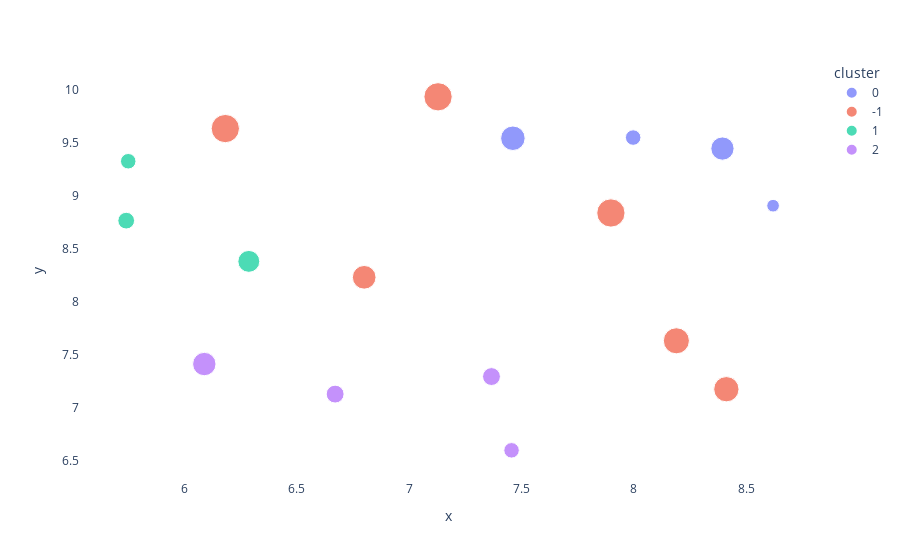

Notebook cell for this chart:
### Markdown cell above
## Explore the clustered data

### Code cell
df['cluster']=df['cluster'].astype(str)

fig = px.scatter(df, x='x', y='y', color='cluster', size='Subjectivity', hover_data=['Subjectivity', 'Sentiment', 'Review'])
# ,color_continuous_scale='viridis')

fig.update_layout({
'plot_bgcolor': 'rgba(0, 0, 0, 0)',
'paper_bgcolor': 'rgba(0, 0, 0, 0)',
})

### Figure 1 — Plotly figure (JSON) as saved in the notebook; plotly's stock layout.template omitted (floating-point values rounded to 4 significant figures)
{"data": [{"customdata": [[0.3, 1, "This instructor is the best"], [0.2, 0.25, "I learned so much!"], [0.75, 0.8, "Great class"], [0, 0, "I wish we could have drank during the class, sobriety ruined the experience"], [0.675, 0.4, "It's a great experience to go to a class from a different branch"]], "hovertemplate": "cluster=0<br>x=%{x}<br>y=%{y}<br>Subjectivity=%{customdata[0]}<br>Sentiment=%{customdata[1]}<br>Review=%{customdata[2]}<extra></extra>", "legendgroup": "0", "marker": {"color": "#636efa", "size": [0.3, 0.2, 0.75, 0, 0.675], "sizemode": "area", "sizeref": 0.0025, "symbol": "circle"}, "mode": "markers", "name": "0", "orientation": "v", "showlegend": true, "type": "scatter", "x": [7.997, 8.62, 7.462, 8.244, 8.394], "xaxis": "x", "y": [9.552, 8.909, 9.545, 8.339, 9.448], "yaxis": "y"}, {"customdata": [[1, -1, "This class was terrible, I hope everyone dies in a fire"], [0.7, -0.6, "get fucked"], [1, 0.5, "Aardvarks are my favorite"], [1, 0, "Excellent slides, terrible mustache"], [0, 0, "The instructor was a punk asshat"], [0.8, 0.4, "Why didn't anyone tell me the coffee in the break room was free?"], [0.85, 0.4, "The free coffee was fantastic"], [0, 0, "Dude fuuuuuck this class"]], "hovertemplate": "cluster=-1<br>x=%{x}<br>y=%{y}<br>Subjectivity=%{customdata[0]}<br>Sentiment=%{customdata[1]}<br>Review=%{customdata[2]}<extra></extra>", "legendgroup": "-1", "marker": {"color": "#EF553B", "size": [1, 0.7, 1, 1, 0, 0.8, 0.85, 0], "sizemode": "area", "sizeref": 0.0025, "symbol": "circle"}, "mode": "markers", "name": "-1", "orientation": "v", "showlegend": true, "type": "scatter", "x": [7.898, 6.8, 6.183, 7.129, 7.548, 8.412, 8.189, 7.162], "xaxis": "x", "y": [8.84, 8.233, 9.637, 9.937, 8.426, 7.177, 7.634, 9.011], "yaxis": "y"}, {"customdata": [[0, 0, "0/5 stars"], [0.35, 0.35, "We really missed out on the aardvark content. I could have done with more aardvarks and anteaters"], [0.3, -0.1, "I'm partial to anteaters as well"], [0.6, -0.4, "Fuck off asshat"]], "hovertemplate": "cluster=1<br>x=%{x}<br>y=%{y}<br>Subjectivity=%{customdata[0]}<br>Sentiment=%{customdata[1]}<br>Review=%{customdata[2]}<extra></extra>", "legendgroup": "1", "marker": {"color": "#00cc96", "size": [0, 0.35, 0.3, 0.6], "sizemode": "area", "sizeref": 0.0025, "symbol": "circle"}, "mode": "markers", "name": "1", "orientation": "v", "showlegend": true, "type": "scatter", "x": [6.578, 5.742, 5.751, 6.287], "xaxis": "x", "y": [9.049, 8.768, 9.328, 8.383], "yaxis": "y"}, {"customdata": [[0.3, 0, "Lunch was too short"], [0, 0, "I didn't like it"], [0, 0, "The instruction could have been longer"], [0, 0, "Could have used longer lunches"], [0.4, -0.05, "Lunch was too long"], [0.4, -0.25, "I didn't like the small group portion"], [0.6833, -0.2833, "I super hated everything here"]], "hovertemplate": "cluster=2<br>x=%{x}<br>y=%{y}<br>Subjectivity=%{customdata[0]}<br>Sentiment=%{customdata[1]}<br>Review=%{customdata[2]}<extra></extra>", "legendgroup": "2", "marker": {"color": "#ab63fa", "size": [0.3, 0, 0, 0, 0.4, 0.4, 0.6833], "sizemode": "area", "sizeref": 0.0025, "symbol": "circle"}, "mode": "markers", "name": "2", "orientation": "v", "showlegend": true, "type": "scatter", "x": [7.456, 6.543, 7.683, 8.004, 7.367, 6.671, 6.089], "xaxis": "x", "y": [6.6, 6.725, 7.103, 6.688, 7.297, 7.131, 7.415], "yaxis": "y"}], "layout": {"legend": {"itemsizing": "constant", "title": {"text": "cluster"}, "tracegroupgap": 0}, "margin": {"t": 60}, "paper_bgcolor": "rgba(0, 0, 0, 0)", "plot_bgcolor": "rgba(0, 0, 0, 0)", "xaxis": {"anchor": "y", "domain": [0, 1], "title": {"text": "x"}}, "yaxis": {"anchor": "x", "domain": [0, 1], "title": {"text": "y"}}}}
